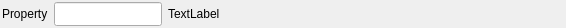
<?xml version="1.0" encoding="UTF-8"?>
<ui version="4.0">
 <class>UInt64Widget</class>
 <widget class="QWidget" name="UInt64Widget">
  <property name="geometry">
   <rect>
    <x>0</x>
    <y>0</y>
    <width>566</width>
    <height>28</height>
   </rect>
  </property>
  <layout class="QHBoxLayout" name="horizontalLayout">
   <property name="leftMargin">
    <number>2</number>
   </property>
   <property name="topMargin">
    <number>2</number>
   </property>
   <property name="rightMargin">
    <number>2</number>
   </property>
   <property name="bottomMargin">
    <number>2</number>
   </property>
   <item>
    <widget class="QLabel" name="label">
     <property name="text">
      <string>Property</string>
     </property>
    </widget>
   </item>
   <item>
    <widget class="SVLineEdit" name="value">
     <property name="sizePolicy">
      <sizepolicy hsizetype="Preferred" vsizetype="Fixed">
       <horstretch>0</horstretch>
       <verstretch>0</verstretch>
      </sizepolicy>
     </property>
     <property name="minimumSize">
      <size>
       <width>0</width>
       <height>24</height>
      </size>
     </property>
    </widget>
   </item>
   <item>
    <widget class="QLabel" name="errorLabel">
     <property name="text">
      <string>TextLabel</string>
     </property>
    </widget>
   </item>
   <item>
    <spacer name="horizontalSpacer">
     <property name="orientation">
      <enum>Qt::Horizontal</enum>
     </property>
     <property name="sizeHint" stdset="0">
      <size>
       <width>40</width>
       <height>20</height>
      </size>
     </property>
    </spacer>
   </item>
  </layout>
 </widget>
 <customwidgets>
  <customwidget>
   <class>SVLineEdit</class>
   <extends>QLineEdit</extends>
   <header location="global">SVControlWidgets.h</header>
  </customwidget>
 </customwidgets>
 <resources/>
 <connections/>
</ui>
